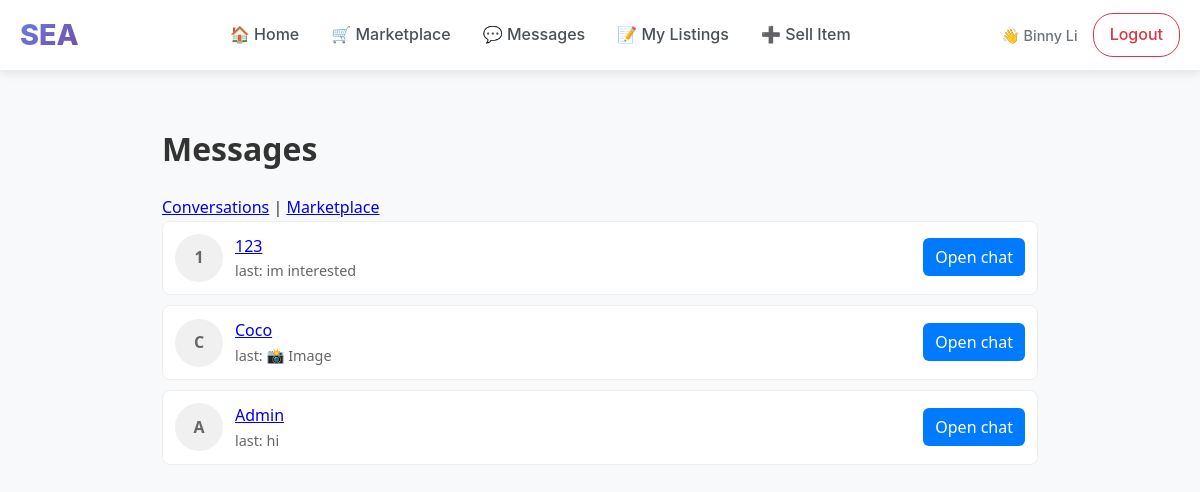
Before: /messages (signed in) with the older database file.
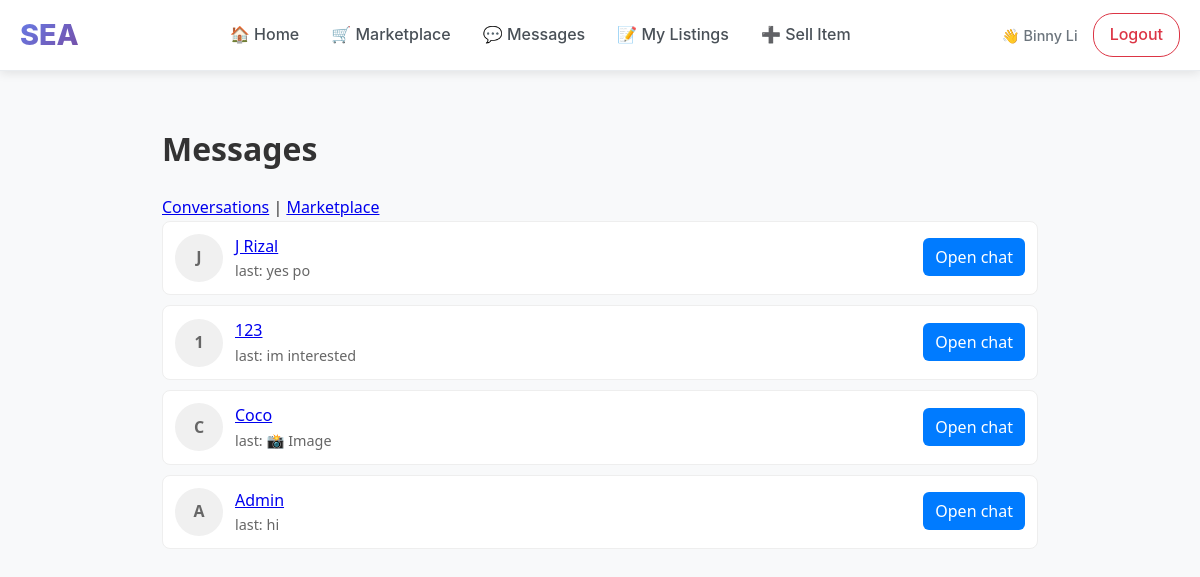
After: the same page with the newer database file.
### tables this page shows
CREATE TABLE students (
        student_id INTEGER PRIMARY KEY AUTOINCREMENT,
        name TEXT NOT NULL,
        email TEXT UNIQUE NOT NULL,
        password TEXT NOT NULL,
        org TEXT
    , is_admin INTEGER DEFAULT 0);

### app.py (the view)
@app.route('/messages')
def messages():
    user_id = session.get('user_id')
    if not user_id:
        flash("Please log in.")
        return redirect(url_for('login'))
    conn = get_db_connection()
    cur = conn.cursor()
    cur.execute("""
        SELECT s.student_id, s.name, m2.content AS last_msg, t.last_at
        FROM (
            SELECT other_id, MAX(last_msg) AS last_at
            FROM (
                SELECT receiver_id AS other_id, created_at AS last_msg FROM messages WHERE sender_id=?
                UNION ALL
                SELECT sender_id   AS other_id, created_at AS last_msg FROM messages WHERE receiver_id=?
            )
            GROUP BY other_id
        ) t
        JOIN messages m2 ON (
            (m2.sender_id = ? AND m2.receiver_id = t.other_id AND m2.created_at = t.last_at)
            OR
            (m2.sender_id = t.other_id AND m2.receiver_id = ? AND m2.created_at = t.last_at)
        )
        JOIN students s ON s.student_id = t.other_id
        WHERE t.other_id != ?
        ORDER BY t.last_at DESC
    """, (user_id, user_id, user_id, user_id, user_id))
    rows = cur.fetchall()
    convos = [dict(r) for r in rows]
    conn.close()
    return render_template('messages.html', convos=convos)

### app.py (called while the page is built, shortened)
def get_db_connection():
    db_path = os.path.join(BASE_DIR, 'database', 'marketplace.db')
    conn = sqlite3.connect(db_path, timeout=30.0)
    conn.row_factory = sqlite3.Row
    conn.execute('PRAGMA journal_mode=WAL;')
    return conn

def require_login():
    if 'user_id' not in session:
        return False
    session['last_activity'] = datetime.now().isoformat()
    return True

@app.context_processor
def inject_csrf_token():
    return dict(csrf_token=generate_csrf_token)

@app.context_processor
def inject_admin_status():
    return dict(is_admin_user=is_admin())

def is_admin():
    if not require_login():
        return False
    conn = get_db_connection()
    cur = conn.cursor()
    cur.execute("SELECT is_admin FROM students WHERE student_id = ?", (session['user_id'],))
    result = cur.fetchone()
    conn.close()
    return result and result[0] == 1

### templates/messages.html (shortened to what this page needs)
{% extends "base.html" %}
{% block content %}
<div class="messages-wrap">
  <h1>Messages</h1>
  <div class="messages-nav">
    <a href="{{ url_for('conversations') }}">Conversations</a> |
    <a href="{{ url_for('marketplace') }}">Marketplace</a>
  </div>
  {% if convos %}
    <ul class="convo-list">
      {% for c in convos %}
        <li class="convo-item">
          <div style="display:flex;gap:12px;align-items:center">
            <div class="avatar">{{ (c['name'][:1] if c['name'])|upper }}</div>
            <div>
              <div><a class="open-chat" href="{{ url_for('chat_page', other_id=c['student_id']) }}" data-other="{{ c['student_id'] }}" data-name="{{ c['name']|e }}">{{ c['name'] }}</a></div>
              <div style="color:#666;font-size:0.9rem">last: {{ c['last_msg'] }}</div>
            </div>
          </div>
          <div>
            <a class="btn-primary open-chat" href="{{ url_for('chat_page', other_id=c['student_id']) }}" data-other="{{ c['student_id'] }}" data-name="{{ c['name']|e }}">Open chat</a>
          </div>
        </li>
      {% endfor %}
    </ul>
  {% else %}
    <p>No conversations yet.</p>
  {% endif %}
</div>
{% endblock %}

Changed rows visible on the page:
added students: name "J", name "J Rizal", last_msg "yes po"
